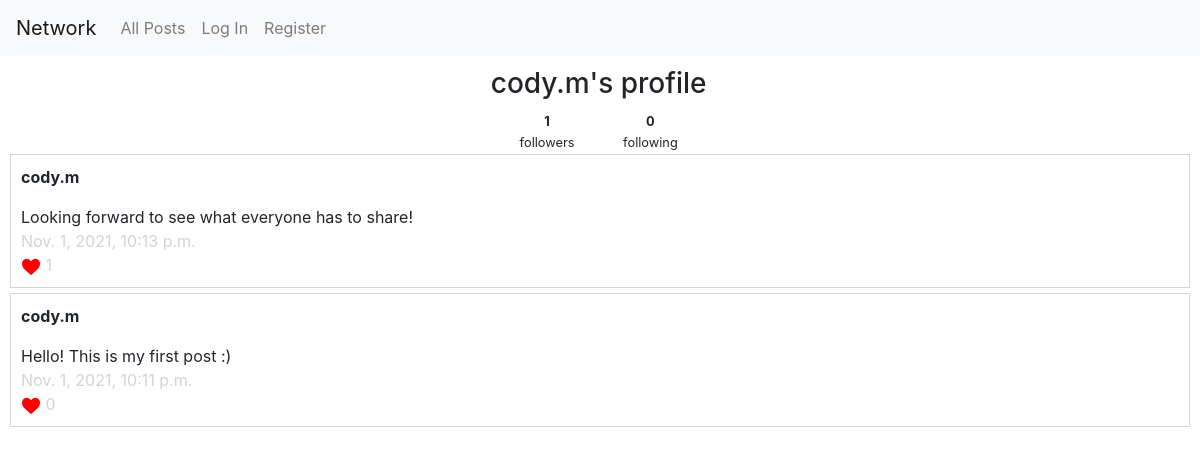
The page /social/profile-page/cody.m on the database its author committed.
### landing_page/models.py (models this page shows, shortened)
class User(AbstractUser):
    number_of_followers = models.IntegerField(default=0)
    number_of_followings = models.IntegerField(default=0)

### social/models.py (models this page shows, shortened)
class Post(models.Model):
    creator = models.ForeignKey(User, on_delete=models.CASCADE, related_name='posts')
    post = models.CharField(max_length=280)
    timestamp = models.DateTimeField(auto_now_add=True)
    likes = models.IntegerField(default=0)

### social/views.py (the view, shortened to what this page needs)
# urls.py: path("profile-page/<str:username>", views.profile_page, name="profile-page"),
def profile_page(request, username):
    userObject = User.objects.get(username=username)    # This is the user from where the page was linked
    userPosts = Post.objects.filter(creator=userObject).order_by('-timestamp')
    paginator = Paginator(userPosts, 10)
    page_number = request.GET.get('page')
    page_obj = paginator.get_page(page_number)
    if not request.user.id:     # request.user.id would return None if no user is logged in
        return render(request, "social/default-profile.html", {
            "userProfileObject": userObject,
            "userPosts": page_obj,
            "displayPagination": areMoreThanTenItems(userPosts)
        })

### social/views.py (called while the page is built)
def areMoreThanTenItems(given_list):
    return len(given_list) > 10

### social/templates/social/default-profile.html (shortened to what this page needs)
{% extends "social/layout.html" %}
{% load static %}
{% block body %}
	<table id="profile-page-header">
		<tr>
			<td><h3>{{ userProfileObject.username }}'s profile</h3></td>
			<td>
			</td>
		</tr>
		<tr>
			<td>
				<table id="follow-table">
					<tr>
						<td class="follow-data"><b>{{ userProfileObject.number_of_followers }}</b></td>
						<td class="follow-data"><b>{{ userProfileObject.number_of_followings }}</b></td>
					</tr>
					<tr>
						<td class="follow-data">followers</td>
						<td class="follow-data">following</td>
					</tr>
				</table>
			</td>
			<td></td>
		</tr>
	</table>
	{% for post in userPosts%}
        <div class="div-border">
            <p><b>{{ post.creator.username }}</b></p>
            <div id="postID-{{post.id}}">{{ post.post }}</div>
            <div class="ligthgray-text">{{ post.timestamp }}</div>
            <div>
                {% if user.is_authenticated %}
                    <button data-postid="{{post.id}}" class="like-btn">
                        <img src="../../static/social/like-logo.png" alt="Like logo" width="20">
                    </button>
                    <span id="likesID-{{post.id}}" class="ligthgray-text">{{ post.likes }}</span>
                {% else %}
                    <img src="../../static/social/like-logo.png" alt="Like logo" width="20">
                    <span id="likesID-{{post.id}}" class="ligthgray-text">{{ post.likes }}</span>
                {% endif %}
             </div>
        </div>
    {% endfor %}
{% endblock %}

### social/static/social/styles.css (style rules this page uses)
.div-border { border: 1px solid lightgray; padding: 10px; margin-bottom: 5px; position: relative; }
.ligthgray-text { color: lightgray; }
table { width: 300px; margin: auto; }
td { text-align: center; }
#follow-table { width: 70%; }
.follow-data { font-size: 80%; }

### rows shown on the page
User: username "cody.m", number_of_followers "1", number_of_followings "0"
Post: creator.username "cody.m", post "Looking forward to see what everyone has to share!", timestamp "Nov. 1, 2021, 10:13 p.m.", likes "1"
Post: creator.username "cody.m", post "Hello! This is my first post :)", timestamp "Nov. 1, 2021, 10:11 p.m.", likes "0"
